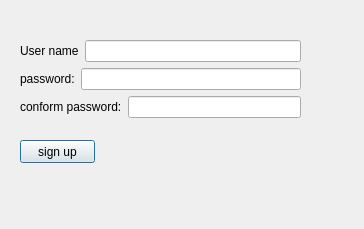
<?xml version="1.0" encoding="UTF-8"?>
<ui version="4.0">
 <class>Dialog</class>
 <widget class="QDialog" name="Dialog">
  <property name="geometry">
   <rect>
    <x>0</x>
    <y>0</y>
    <width>364</width>
    <height>229</height>
   </rect>
  </property>
  <property name="windowTitle">
   <string>Dialog</string>
  </property>
  <widget class="QPushButton" name="pushButton">
   <property name="geometry">
    <rect>
     <x>20</x>
     <y>140</y>
     <width>75</width>
     <height>23</height>
    </rect>
   </property>
   <property name="text">
    <string>sign up</string>
   </property>
  </widget>
  <widget class="QWidget" name="">
   <property name="geometry">
    <rect>
     <x>20</x>
     <y>40</y>
     <width>281</width>
     <height>81</height>
    </rect>
   </property>
   <layout class="QVBoxLayout" name="verticalLayout">
    <item>
     <layout class="QHBoxLayout" name="horizontalLayout">
      <item>
       <widget class="QLabel" name="label_2">
        <property name="text">
         <string>User name</string>
        </property>
       </widget>
      </item>
      <item>
       <widget class="QLineEdit" name="lineEdit"/>
      </item>
     </layout>
    </item>
    <item>
     <layout class="QHBoxLayout" name="horizontalLayout_2">
      <item>
       <widget class="QLabel" name="label_3">
        <property name="text">
         <string>password:</string>
        </property>
       </widget>
      </item>
      <item>
       <widget class="QLineEdit" name="lineEdit_2"/>
      </item>
     </layout>
    </item>
    <item>
     <layout class="QHBoxLayout" name="horizontalLayout_3">
      <item>
       <widget class="QLabel" name="label_4">
        <property name="text">
         <string>conform password:</string>
        </property>
       </widget>
      </item>
      <item>
       <widget class="QLineEdit" name="lineEdit_3"/>
      </item>
     </layout>
    </item>
   </layout>
  </widget>
 </widget>
 <resources/>
 <connections/>
</ui>
